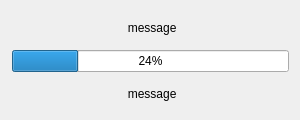
<?xml version="1.0" encoding="UTF-8"?>
<ui version="4.0">
 <class>Form</class>
 <widget class="QWidget" name="Form">
  <property name="geometry">
   <rect>
    <x>0</x>
    <y>0</y>
    <width>300</width>
    <height>120</height>
   </rect>
  </property>
  <property name="windowTitle">
   <string>Form</string>
  </property>
  <widget class="QWidget" name="verticalLayoutWidget">
   <property name="geometry">
    <rect>
     <x>0</x>
     <y>0</y>
     <width>301</width>
     <height>121</height>
    </rect>
   </property>
   <layout class="QVBoxLayout" name="verticalLayout">
    <property name="leftMargin">
     <number>12</number>
    </property>
    <property name="topMargin">
     <number>12</number>
    </property>
    <property name="rightMargin">
     <number>12</number>
    </property>
    <property name="bottomMargin">
     <number>12</number>
    </property>
    <item>
     <widget class="QLabel" name="lb_small_dialog_progress_top_msg">
      <property name="sizePolicy">
       <sizepolicy hsizetype="Expanding" vsizetype="Expanding">
        <horstretch>0</horstretch>
        <verstretch>0</verstretch>
       </sizepolicy>
      </property>
      <property name="text">
       <string> message</string>
      </property>
      <property name="alignment">
       <set>Qt::AlignCenter</set>
      </property>
     </widget>
    </item>
    <item>
     <widget class="QProgressBar" name="pb_small_dialog_progress">
      <property name="value">
       <number>24</number>
      </property>
     </widget>
    </item>
    <item>
     <widget class="QLabel" name="lb_small_dialog_progress_bottom_msg">
      <property name="sizePolicy">
       <sizepolicy hsizetype="Expanding" vsizetype="Expanding">
        <horstretch>0</horstretch>
        <verstretch>0</verstretch>
       </sizepolicy>
      </property>
      <property name="text">
       <string> message</string>
      </property>
      <property name="alignment">
       <set>Qt::AlignCenter</set>
      </property>
     </widget>
    </item>
   </layout>
  </widget>
 </widget>
 <resources/>
 <connections/>
</ui>
